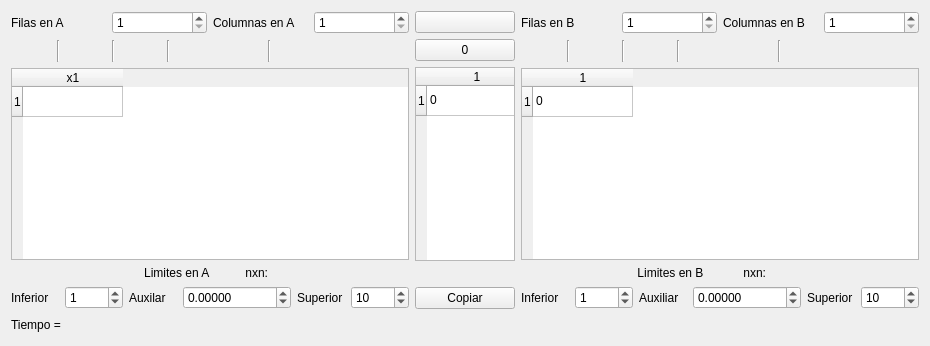
  <widget class="QWidget" name="centralwidget">
   <layout class="QGridLayout" name="gridLayout_2">
    <item row="0" column="0">
     <layout class="QGridLayout" name="gridLayout">
      <item row="0" column="0">
       <layout class="QHBoxLayout" name="horizontalLayout_9">
        <item>
         <layout class="QVBoxLayout" name="verticalLayout">
          <item>
           <layout class="QHBoxLayout" name="horizontalLayout_4">
            <item>
             <widget class="QLabel" name="label">
              <property name="text">
               <string>Filas en A</string>
              </property>
             </widget>
            </item>
            <item>
             <widget class="QSpinBox" name="fa">
              <property name="minimum">
               <number>1</number>
              </property>
              <property name="maximum">
               <number>99</number>
              </property>
              <property name="value">
               <number>1</number>
              </property>
             </widget>
            </item>
            <item>
             <widget class="QLabel" name="label_2">
              <property name="text">
               <string>Columnas en A</string>
              </property>
             </widget>
            </item>
            <item>
             <widget class="QSpinBox" name="ca">
              <property name="minimum">
               <number>1</number>
              </property>
              <property name="maximum">
               <number>99</number>
              </property>
              <property name="value">
               <number>1</number>
              </property>
             </widget>
            </item>
           </layout>
          </item>
          <item>
           <layout class="QHBoxLayout" name="horizontalLayout">
            <item>
             <widget class="QPushButton" name="AleatorioA">
              <property name="text">
               <string/>
              </property>
              <property name="icon">
               <iconset resource="iconos.qrc">
                <normaloff>:/new/prefix1/iconos/amarillo.png</normaloff>:/new/prefix1/iconos/amarillo.png</iconset>
              </property>
              <property name="shortcut">
               <string>A, 1</string>
              </property>
              <property name="flat">
               <bool>true</bool>
              </property>
             </widget>
            </item>
            <item>
             <widget class="Line" name="line">
              <property name="orientation">
               <enum>Qt::Vertical</enum>
              </property>
             </widget>
            </item>
            <item>
             <widget class="QPushButton" name="identidad_A">
              <property name="text">
               <string/>
              </property>
              <property name="icon">
               <iconset resource="iconos.qrc">
                <normaloff>:/new/prefix1/iconos/rojo.png</normaloff>:/new/prefix1/iconos/rojo.png</iconset>
              </property>
              <property name="shortcut">
               <string>A, 2</string>
              </property>
              <property name="autoDefault">
               <bool>false</bool>
              </property>
              <property name="default">
               <bool>false</bool>
              </property>
              <property name="flat">
               <bool>true</bool>
              </property>
             </widget>
            </item>
            <item>
             <widget class="Line" name="line_2">
              <property name="orientation">
               <enum>Qt::Vertical</enum>
              </property>
             </widget>
            </item>
            <item>
             <widget class="QPushButton" name="llenarNA">
              <property name="text">
               <string/>
              </property>
              <property name="icon">
               <iconset resource="iconos.qrc">
                <normaloff>:/new/prefix1/iconos/verde.png</normaloff>:/new/prefix1/iconos/verde.png</iconset>
              </property>
              <property name="shortcut">
               <string>A, 3</string>
              </property>
              <property name="flat">
               <bool>true</bool>
              </property>
             </widget>
            </item>
            <item>
             <widget class="Line" name="line_3">
              <property name="orientation">
               <enum>Qt::Vertical</enum>
              </property>
             </widget>
            </item>
            <item>
             <widget class="QPushButton" name="OrdenarA">
              <property name="text">
               <string/>
              </property>
              <property name="icon">
               <iconset resource="iconos.qrc">
                <normaloff>:/new/prefix1/iconos/naranja.png</normaloff>:/new/prefix1/iconos/naranja.png</iconset>
              </property>
              <property name="shortcut">
               <string>A, 4</string>
              </property>
              <property name="flat">
               <bool>true</bool>
              </property>
             </widget>
            </item>
            <item>
             <widget class="QPushButton" name="desordenar_A">
              <property name="text">
               <string/>
              </property>
              <property name="icon">
               <iconset resource="iconos.qrc">
                <normaloff>:/new/prefix1/iconos/cafe.png</normaloff>:/new/prefix1/iconos/cafe.png</iconset>
              </property>
              <property name="shortcut">
               <string>A, 5</string>
              </property>
              <property name="flat">
               <bool>true</bool>
              </property>
             </widget>
            </item>
            <item>
             <widget class="Line" name="line_4">
              <property name="orientation">
               <enum>Qt::Vertical</enum>
              </property>
             </widget>
            </item>
            <item>
             <widget class="QPushButton" name="IncrementoA">
              <property name="text">
               <string/>
              </property>
              <property name="icon">
               <iconset resource="iconos.qrc">
                <normaloff>:/new/prefix1/iconos/azul.png</normaloff>:/new/prefix1/iconos/azul.png</iconset>
              </property>
              <property name="shortcut">
               <string>A, 6</string>
              </property>
              <property name="flat">
               <bool>true</bool>
              </property>
             </widget>
            </item>
            <item>
             <widget class="QPushButton" name="i_s_A">
              <property name="text">
               <string/>
              </property>
              <property name="icon">
               <iconset resource="iconos.qrc">
                <normaloff>:/new/prefix1/iconos/morado.png</normaloff>:/new/prefix1/iconos/morado.png</iconset>
              </property>
              <property name="shortcut">
               <string>A, 7</string>
              </property>
              <property name="flat">
               <bool>true</bool>
              </property>
             </widget>
            </item>
            <item>
             <widget class="QPushButton" name="saltos_A">
              <property name="text">
               <string/>
              </property>
              <property name="icon">
               <iconset resource="iconos.qrc">
                <normaloff>:/new/prefix1/iconos/rosa.png</normaloff>:/new/prefix1/iconos/rosa.png</iconset>
              </property>
              <property name="shortcut">
               <string>A, 8</string>
              </property>
              <property name="flat">
               <bool>true</bool>
              </property>
             </widget>
            </item>
           </layout>
          </item>
          <item>
           <widget class="QTableWidget" name="A">
            <property name="minimumSize">
             <size>
              <width>50</width>
              <height>0</height>
             </size>
            </property>
            <property name="mouseTracking">
             <bool>false</bool>
            </property>
            <property name="tabletTracking">
             <bool>false</bool>
            </property>
            <property name="rowCount">
             <number>1</number>
            </property>
            <property name="columnCount">
             <number>1</number>
            </property>
            <row/>
            <column>
             <property name="text">
              <string>x1</string>
             </property>
            </column>
           </widget>
          </item>
          <item>
           <layout class="QHBoxLayout" name="horizontalLayout_11">
            <item>
             <widget class="QLabel" name="label_3">
              <property name="text">
               <string>                                        Limites en A           nxn:   </string>
              </property>
             </widget>
            </item>
            <item>
             <widget class="QLabel" name="nA">
              <property name="text">
               <string/>
              </property>
             </widget>
            </item>
           </layout>
          </item>
          <item>
           <layout class="QHBoxLayout" name="horizontalLayout_5">
            <item>
             <widget class="QLabel" name="label_4">
              <property name="text">
               <string>Inferior</string>
              </property>
             </widget>
            </item>
            <item>
             <widget class="QSpinBox" name="iA">
              <property name="minimum">
               <number>-9999</number>
              </property>
              <property name="maximum">
               <number>9999</number>
              </property>
              <property name="value">
               <number>1</number>
              </property>
             </widget>
            </item>
            <item>
             <widget class="QLabel" name="label_12">
              <property name="text">
               <string>Auxilar</string>
              </property>
             </widget>
            </item>
            <item>
             <widget class="QDoubleSpinBox" name="aux_A">
              <property name="decimals">
               <number>5</number>
              </property>
              <property name="minimum">
               <double>-1000000.000000000000000</double>
              </property>
              <property name="maximum">
               <double>1000000000.000000000000000</double>
              </property>
             </widget>
            </item>
            <item>
             <widget class="QLabel" name="label_5">
              <property name="text">
               <string>Superior</string>
              </property>
             </widget>
            </item>
            <item>
             <widget class="QSpinBox" name="sA">
              <property name="minimum">
               <number>-9999</number>
              </property>
              <property name="maximum">
               <number>9999</number>
              </property>
              <property name="value">
               <number>10</number>
              </property>
             </widget>
            </item>
           </layout>
          </item>
         </layout>
        </item>
        <item>
         <layout class="QVBoxLayout" name="verticalLayout_5">
          <item>
           <layout class="QVBoxLayout" name="verticalLayout_3">
            <item>
             <widget class="QPushButton" name="cambio">
              <property name="maximumSize">
               <size>
                <width>100</width>
                <height>16777215</height>
               </size>
              </property>
              <property name="styleSheet">
               <string notr="true">QPushButton#evilButton {
    border-style: outset;
    border-width: 2px;
    border-radius: 10px;
    border-color: beige;
    font: bold 14px;
    min-width: 10em;
    padding: 6px;
}</string>
              </property>
              <property name="text">
               <string/>
              </property>
              <property name="icon">
               <iconset resource="iconos.qrc">
                <normaloff>:/new/prefix1/iconos/intercambio.png</normaloff>:/new/prefix1/iconos/intercambio.png</iconset>
              </property>
              <property name="shortcut">
               <string>C</string>
              </property>
             </widget>
            </item>
            <item>
             <widget class="QPushButton" name="vLlenar">
              <property name="maximumSize">
               <size>
                <width>100</width>
                <height>16777215</height>
               </size>
              </property>
              <property name="text">
               <string>0</string>
              </property>
             </widget>
            </item>
            <item>
             <widget class="QTableWidget" name="vResultados">
              <property name="maximumSize">
               <size>
                <width>100</width>
                <height>16777215</height>
               </size>
              </property>
              <property name="rowCount">
               <number>1</number>
              </property>
              <property name="columnCount">
               <number>1</number>
              </property>
              <row/>
              <column/>
              <item row="0" column="0">
               <property name="text">
                <string>0</string>
               </property>
              </item>
             </widget>
            </item>
           </layout>
          </item>
          <item>
           <layout class="QVBoxLayout" name="verticalLayout_4">
            <item>
             <widget class="QLabel" name="nV">
              <property name="maximumSize">
               <size>
                <width>100</width>
                <height>16777215</height>
               </size>
              </property>
              <property name="text">
               <string/>
              </property>
             </widget>
            </item>
            <item>
             <widget class="QPushButton" name="copiar_M">
              <property name="maximumSize">
               <size>
                <width>100</width>
                <height>16777215</height>
               </size>
              </property>
              <property name="styleSheet">
               <string notr="true">QPushButton#evilButton {
    background-color: red;
    border-style: outset;
    border-width: 2px;
    border-radius: 10px;
    border-color: beige;
    font: bold 14px;
    min-width: 10em;
    padding: 6px;
}</string>
              </property>
              <property name="text">
               <string>Copiar</string>
              </property>
              <property name="shortcut">
               <string>Ctrl+C</string>
              </property>
             </widget>
            </item>
           </layout>
          </item>
         </layout>
        </item>
        <item>
         <layout class="QVBoxLayout" name="verticalLayout_7">
          <item>
           <layout class="QHBoxLayout" name="horizontalLayout_6">
            <item>
             <widget class="QLabel" name="label_7">
              <property name="text">
               <string>Filas en B</string>
              </property>
             </widget>
            </item>
            <item>
             <widget class="QSpinBox" name="fb">
              <property name="minimum">
               <number>1</number>
              </property>
             </widget>
            </item>
            <item>
             <widget class="QLabel" name="label_8">
              <property name="text">
               <string>Columnas en B</string>
              </property>
             </widget>
            </item>
            <item>
             <widget class="QSpinBox" name="cb">
              <property name="minimum">
               <number>1</number>
              </property>
             </widget>
            </item>
           </layout>
          </item>
          <item>
           <layout class="QHBoxLayout" name="horizontalLayout_2">
            <item>
             <widget class="QPushButton" name="AleatorioB">
              <property name="text">
               <string/>
              </property>
              <property name="icon">
               <iconset resource="iconos.qrc">
                <normaloff>:/new/prefix1/iconos/amarillo.png</normaloff>:/new/prefix1/iconos/amarillo.png</iconset>
              </property>
              <property name="shortcut">
               <string>B, 1</string>
              </property>
              <property name="flat">
               <bool>true</bool>
              </property>
             </widget>
            </item>
            <item>
             <widget class="Line" name="line_5">
              <property name="orientation">
               <enum>Qt::Vertical</enum>
              </property>
             </widget>
            </item>
            <item>
             <widget class="QPushButton" name="identidad_B">
              <property name="text">
               <string/>
              </property>
              <property name="icon">
               <iconset resource="iconos.qrc">
                <normaloff>:/new/prefix1/iconos/rojo.png</normaloff>:/new/prefix1/iconos/rojo.png</iconset>
              </property>
              <property name="shortcut">
               <string>B, 2</string>
              </property>
              <property name="flat">
               <bool>true</bool>
              </property>
             </widget>
            </item>
            <item>
             <widget class="Line" name="line_6">
              <property name="orientation">
               <enum>Qt::Vertical</enum>
              </property>
             </widget>
            </item>
            <item>
             <widget class="QPushButton" name="llenarNB">
              <property name="text">
               <string/>
              </property>
              <property name="icon">
               <iconset resource="iconos.qrc">
                <normaloff>:/new/prefix1/iconos/verde.png</normaloff>:/new/prefix1/iconos/verde.png</iconset>
              </property>
              <property name="shortcut">
               <string>B, 3</string>
              </property>
              <property name="flat">
               <bool>true</bool>
              </property>
             </widget>
            </item>
            <item>
             <widget class="Line" name="line_7">
              <property name="orientation">
               <enum>Qt::Vertical</enum>
              </property>
             </widget>
            </item>
            <item>
             <widget class="QPushButton" name="OrdenarB">
              <property name="text">
               <string/>
              </property>
              <property name="icon">
               <iconset resource="iconos.qrc">
                <normaloff>:/new/prefix1/iconos/naranja.png</normaloff>:/new/prefix1/iconos/naranja.png</iconset>
              </property>
              <property name="shortcut">
               <string>B, 4</string>
              </property>
              <property name="flat">
               <bool>true</bool>
              </property>
             </widget>
            </item>
            <item>
             <widget class="QPushButton" name="desordenar_B">
              <property name="text">
               <string/>
              </property>
              <property name="icon">
               <iconset resource="iconos.qrc">
                <normaloff>:/new/prefix1/iconos/cafe.png</normaloff>:/new/prefix1/iconos/cafe.png</iconset>
              </property>
              <property name="shortcut">
               <string>B, 5</string>
              </property>
              <property name="flat">
               <bool>true</bool>
              </property>
             </widget>
            </item>
            <item>
             <widget class="Line" name="line_8">
              <property name="orientation">
               <enum>Qt::Vertical</enum>
              </property>
             </widget>
            </item>
            <item>
             <widget class="QPushButton" name="IncrementoB">
              <property name="text">
               <string/>
              </property>
              <property name="icon">
               <iconset resource="iconos.qrc">
                <normaloff>:/new/prefix1/iconos/azul.png</normaloff>:/new/prefix1/iconos/azul.png</iconset>
              </property>
              <property name="shortcut">
               <string>B, 6</string>
              </property>
              <property name="flat">
               <bool>true</bool>
              </property>
             </widget>
            </item>
            <item>
             <widget class="QPushButton" name="i_s_B">
              <property name="text">
               <string/>
              </property>
              <property name="icon">
               <iconset resource="iconos.qrc">
                <normaloff>:/new/prefix1/iconos/morado.png</normaloff>:/new/prefix1/iconos/morado.png</iconset>
              </property>
              <property name="shortcut">
               <string>B, 7</string>
              </property>
              <property name="flat">
               <bool>true</bool>
              </property>
             </widget>
            </item>
            <item>
             <widget class="QPushButton" name="saltos_B">
              <property name="text">
               <string/>
              </property>
              <property name="icon">
               <iconset resource="iconos.qrc">
                <normaloff>:/new/prefix1/iconos/rosa.png</normaloff>:/new/prefix1/iconos/rosa.png</iconset>
              </property>
              <property name="shortcut">
               <string>B, 8</string>
              </property>
              <property name="flat">
               <bool>true</bool>
              </property>
             </widget>
            </item>
           </layout>
          </item>
          <item>
           <widget class="QTableWidget" name="B">
            <property name="minimumSize">
             <size>
              <width>0</width>
              <height>0</height>
             </size>
            </property>
            <property name="rowCount">
             <number>1</number>
            </property>
            <property name="columnCount">
             <number>1</number>
            </property>
            <row/>
            <column/>
            <item row="0" column="0">
             <property name="text">
              <string>0</string>
             </property>
            </item>
           </widget>
          </item>
          <item>
           <layout class="QVBoxLayout" name="verticalLayout_2">
            <item>
             <layout class="QHBoxLayout" name="horizontalLayout_12">
              <item>
               <widget class="QLabel" name="label_9">
                <property name="text">
                 <string>                                   Limites en B            nxn:   </string>
                </property>
               </widget>
              </item>
              <item>
               <widget class="QLabel" name="nB">
                <property name="text">
                 <string/>
                </property>
               </widget>
              </item>
             </layout>
            </item>
            <item>
             <layout class="QHBoxLayout" name="horizontalLayout_7">
              <item>
               <widget class="QLabel" name="label_10">
                <property name="text">
                 <string>Inferior</string>
                </property>
               </widget>
              </item>
              <item>
               <widget class="QSpinBox" name="iB">
                <property name="minimum">
                 <number>-9999</number>
                </property>
                <property name="maximum">
                 <number>9999</number>
                </property>
                <property name="value">
                 <number>1</number>
                </property>
               </widget>
              </item>
              <item>
               <widget class="QLabel" name="label_13">
                <property name="text">
                 <string>Auxiliar</string>
                </property>
               </widget>
              </item>
              <item>
               <widget class="QDoubleSpinBox" name="aux_B">
                <property name="decimals">
                 <number>5</number>
                </property>
                <property name="minimum">
                 <double>-10000000000.000000000000000</double>
                </property>
                <property name="maximum">
                 <double>10000000.000000000000000</double>
                </property>
               </widget>
              </item>
              <item>
               <widget class="QLabel" name="label_11">
                <property name="text">
                 <string>Superior</string>
                </property>
               </widget>
              </item>
              <item>
               <widget class="QSpinBox" name="sB">
                <property name="minimum">
                 <number>-9999</number>
                </property>
                <property name="maximum">
                 <number>9999</number>
                </property>
                <property name="value">
                 <number>10</number>
                </property>
               </widget>
              </item>
             </layout>
            </item>
           </layout>
          </item>
         </layout>
        </item>
       </layout>
      </item>
      <item row="1" column="0">
       <layout class="QHBoxLayout" name="horizontalLayout_8">
        <item>
         <layout class="QHBoxLayout" name="horizontalLayout_3">
          <item>
           <widget class="QLabel" name="label_6">
            <property name="text">
             <string>Tiempo = </string>
            </property>
           </widget>
          </item>
          <item>
           <widget class="QLabel" name="tiempo">
            <property name="text">
             <string/>
            </property>
           </widget>
          </item>
         </layout>
        </item>
        <item>
         <spacer name="horizontalSpacer">
          <property name="orientation">
           <enum>Qt::Horizontal</enum>
          </property>
          <property name="sizeHint" stdset="0">
           <size>
            <width>40</width>
            <height>20</height>
           </size>
          </property>
         </spacer>
        </item>
        <item>
         <widget class="QLabel" name="hora">
          <property name="styleSheet">
           <string notr="true"/>
          </property>
          <property name="text">
           <string/>
          </property>
         </widget>
        </item>
        <item>
         <spacer name="horizontalSpacer_2">
          <property name="orientation">
           <enum>Qt::Horizontal</enum>
          </property>
          <property name="sizeHint" stdset="0">
           <size>
            <width>40</width>
            <height>20</height>
           </size>
          </property>
         </spacer>
        </item>
        <item>
         <widget class="QLabel" name="fecha">
          <property name="text">
           <string/>
          </property>
         </widget>
        </item>
       </layout>
      </item>
     </layout>
    </item>
   </layout>
  </widget>
